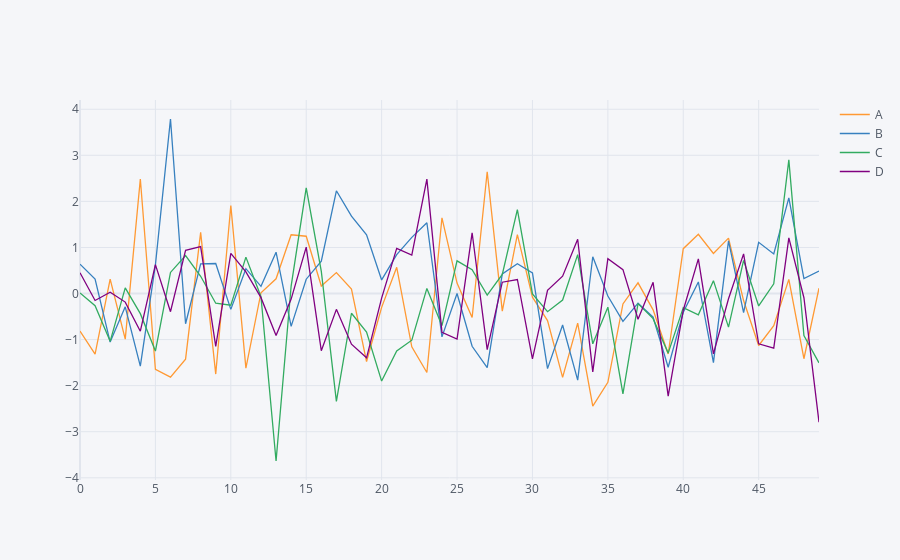

The notebook cell this image was saved under:
### Code cell
# df_1.plot()
df_1.iplot()
